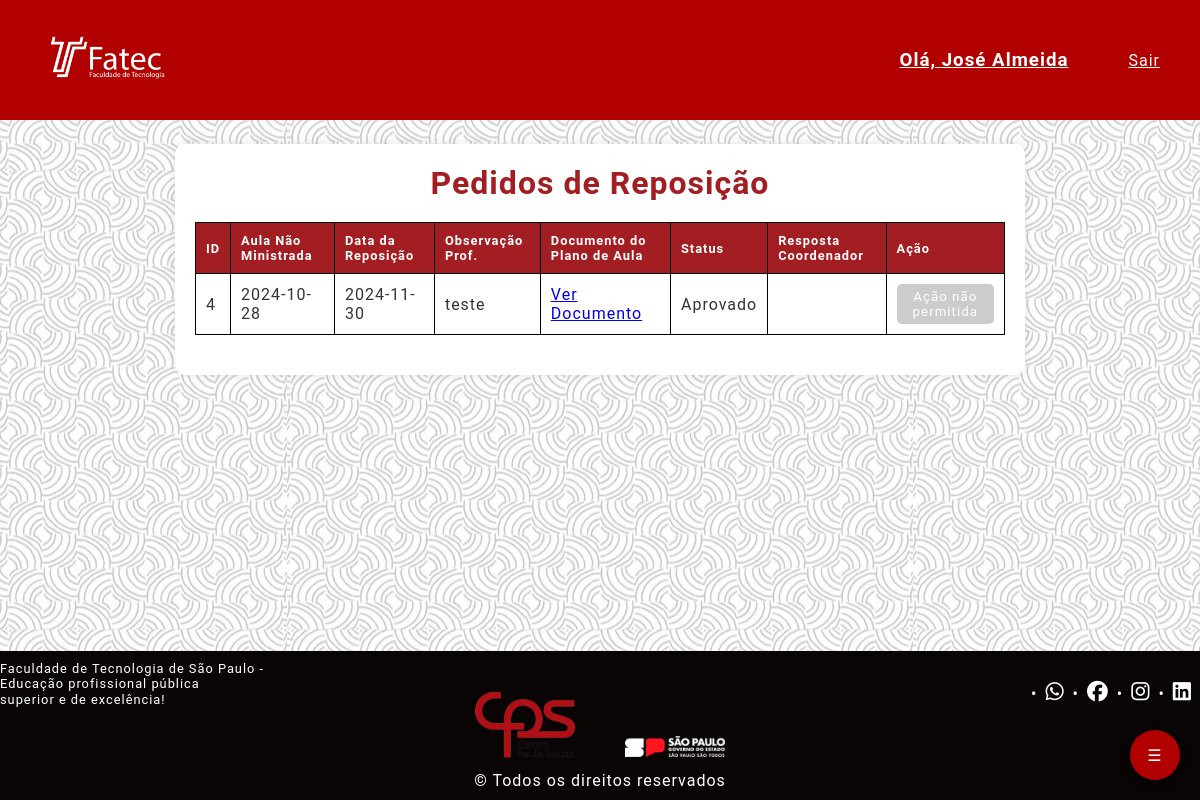
/pages/statusReposicaoProf.php (signed in), run on the app's committed database.
### tables this page shows
CREATE TABLE `reposicao` (
  `ID_Reposicao` int(11) NOT NULL,
  `ID_Aula_Nao_Ministrada` int(11) NOT NULL,
  `DataReposicao` date DEFAULT NULL,
  `docs_plano_aula` varchar(255) DEFAULT NULL,
  `Status_Pedido` varchar(20) NOT NULL,
  `Resposta_Coordenador` varchar(1000) DEFAULT NULL
);

CREATE TABLE `aula_nao_ministrada` (
  `ID_Aula_Nao_Ministrada` int(11) NOT NULL,
  `Date_Time` date NOT NULL,
  `Observacao` varchar(255) DEFAULT NULL,
  `ID_Aula` int(11) NOT NULL,
  `ID_Professor` int(11) DEFAULT NULL,
  `ID_Materia` int(11) DEFAULT NULL,
  `Justificado` varchar(50) NOT NULL DEFAULT 'Não Justificado',
  `docs` varchar(255) NOT NULL,
  `Aula_Reposta` varchar(30) NOT NULL DEFAULT 'Não'
);

### pages/statusReposicaoProf.php (the view, shortened to what this page needs)
<?php
$id_professor = $_SESSION['id'];
require_once '../php/connect.php';
function buscarPedidosReposicao($pdo, $id_professor) {
    $sql = "
        SELECT r.ID_Reposicao, a.Date_Time, r.DataReposicao, a.Observacao, r.docs_plano_aula, r.Status_Pedido, r.Resposta_Coordenador, a.ID_Aula_Nao_Ministrada
        FROM reposicao r
        JOIN aula_nao_ministrada a ON r.ID_Aula_Nao_Ministrada = a.ID_Aula_Nao_Ministrada
        WHERE a.ID_Professor = :id_professor";
    try {
        $stmt = $pdo->prepare($sql);
        $stmt->bindParam(':id_professor', $id_professor, PDO::PARAM_INT);
        $stmt->execute();
        return $stmt->fetchAll(PDO::FETCH_ASSOC);
    } catch (PDOException $e) {
        echo "Erro ao buscar pedidos de reposição: " . $e->getMessage();
        return [];
    }
}
$pedidos = buscarPedidosReposicao($pdo, $id_professor);
?>
<!DOCTYPE html>
<html lang="pt-BR">
<head>
    <link rel="stylesheet" href="../css/status.css">
</head>
<body>
<?php include_once 'header.php'; ?>
    <div class="container">
        <h1>Pedidos de Reposição</h1>
        <?php if (empty($pedidos)): ?>
            <p id="mensagemNenhumaAula">Nenhum pedido de reposição encontrado.</p>
        <?php else: ?>
            <table>
                <thead>
                    <tr>
                        <th>ID</th>
                        <th>Aula Não Ministrada</th>
                        <th>Data da Reposição</th>
                        <th>Observação Prof.</th>
                        <th>Documento do Plano de Aula</th>
                        <th>Status</th>
                        <th>Resposta Coordenador</th>
                        <th>Ação</th>
                    </tr>
                </thead>
                <tbody>
                    <?php foreach ($pedidos as $pedido): ?>
                        <tr>
                            <td data-label="ID"><?php echo $pedido['ID_Reposicao']; ?></td>
                            <td data-label="Aula Não Ministrada"><?php echo $pedido['Date_Time']; ?></td>
                            <td data-label="Data da Reposição"><?php echo $pedido['DataReposicao']; ?></td>
                            <td data-label="Observação Prof."><?php echo htmlspecialchars($pedido['Observacao']); ?></td>
                            <td data-label="Documento do Plano de Aula">
                                <?php if ($pedido['docs_plano_aula']): ?>
                                    <a href="../uploads/<?php echo htmlspecialchars($pedido['docs_plano_aula']); ?>" target="_blank">Ver Documento</a>
                                <?php else: ?>
                                    Nenhum documento anexado
                                <?php endif; ?>
                            </td>
                            <td data-label="Status"><?php echo htmlspecialchars($pedido['Status_Pedido']); ?></td>
                            <td data-label="Resposta Coordenador"><?php echo htmlspecialchars($pedido['Resposta_Coordenador']); ?></td>
                            <td data-label="Ação">
                                <?php if ($pedido['Status_Pedido'] == 'Rejeitado'): ?>
                                    <button onclick="openModal(<?php echo $pedido['ID_Reposicao']; ?>, '<?php echo htmlspecialchars($pedido['Observacao']); ?>', '<?php echo $pedido['DataReposicao']; ?>', '<?php echo htmlspecialchars($pedido['docs_plano_aula']); ?>', '<?php echo htmlspecialchars($pedido['ID_Aula_Nao_Ministrada']); ?>')">Editar</button>
                                <?php else: ?>
                                    <button disabled>Ação não permitida</button>
                                <?php endif; ?>
                            </td>
                        </tr>
                    <?php endforeach; ?>
                </tbody>
            </table>
        <?php endif; ?>
    </div>
<?php include_once 'footer.php'; ?>
</body>
</html>

### css/status.css (style rules this page uses)
* { font-family: 'Roboto', sans-serif; }
body { background-color: #f5f5f5; color: #333; background-image: url("../img/formBG.jpg"); background-size: auto; background-repeat: repeat; background-position: center; }
.container { max-width: 850px; margin: 0 auto; background: white; border-radius: 10px; box-shadow: 0 0 10px rgba(0, 0, 0, 0.1); padding: 20px; }
h1 { text-align: center; color: #a31e22; }
table { width: 100%; border-collapse: collapse; margin: 20px 0; }
th, td { padding: 10px; border: 1px solid #000000; text-align: left; }
th { background-color: #a31e22; color: #fff; font-size: 0.8rem; }
button { background-color: #a31e22; color: white; padding: 5px 10px; border: none; cursor: pointer; border-radius: 5px; transition: background-color 0.3s; }
button[disabled] { background-color: #ccc; cursor: not-allowed; }

### css/header.css (style rules this page uses)
* { margin: 0; padding: 0; }
body { height: 100%; }
html, body { height: 100%; display: flex; flex-direction: column; margin: 0; }

### css/footer.css (style rules this page uses)
:root { --color-neutral-0: #0a0505; }
* { margin: 0; padding: 0; box-sizing: border-box; letter-spacing: 1px; }
html, body { height: 100%; display: flex; flex-direction: column; margin: 0; }
body { flex: 1; }

### data on the page
reposicao: ID_Reposicao "4", ID_Aula_Nao_Ministrada.Date_Time "2024-10-28", DataReposicao "2024-11-30", ID_Aula_Nao_Ministrada.Observacao "teste", Status_Pedido "Aprovado", shows "Ação não permitida"

### other printed values
$_SESSION['nome'] "José Almeida"
